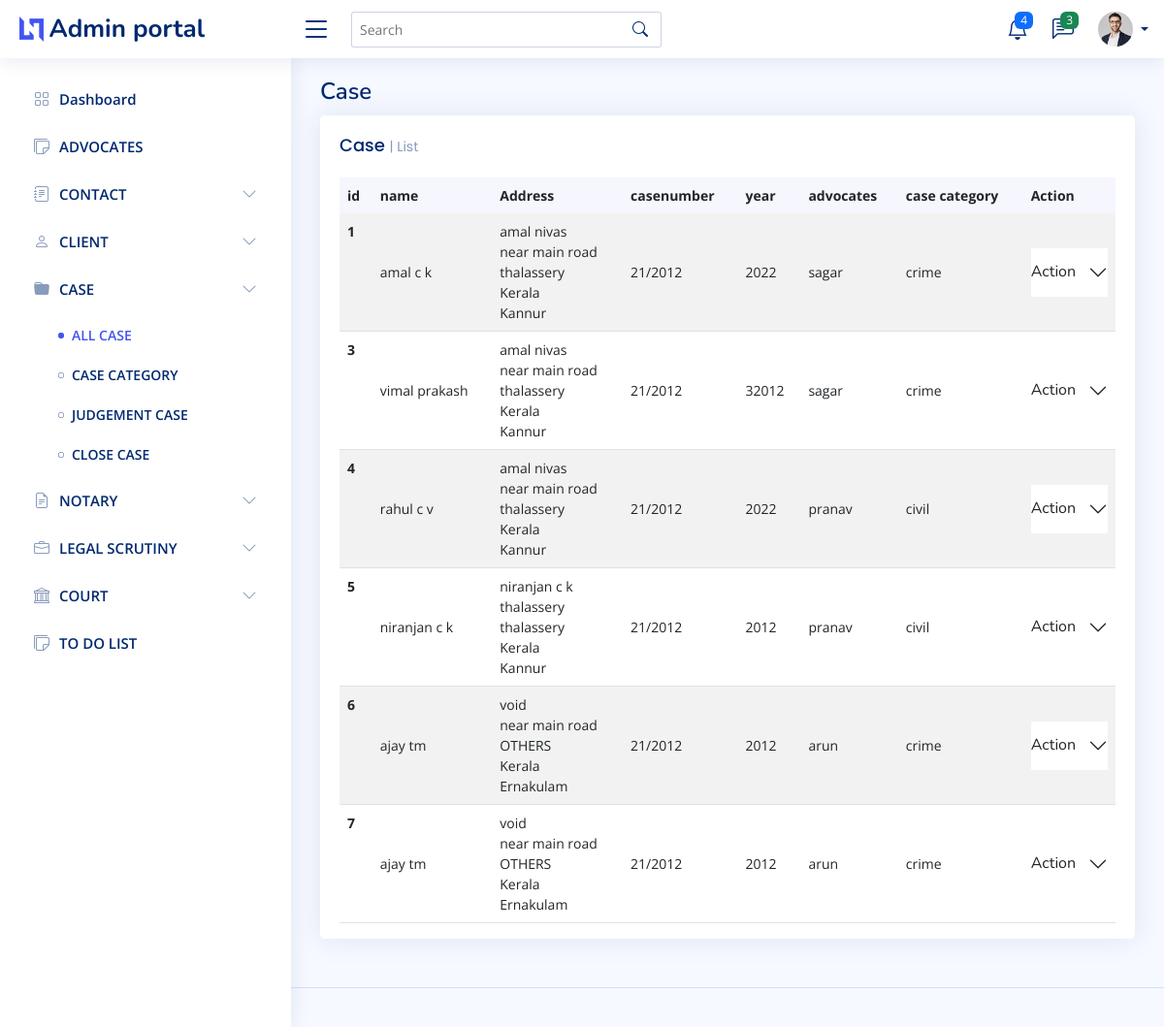
/case, run on an earlier commit of the app's database.
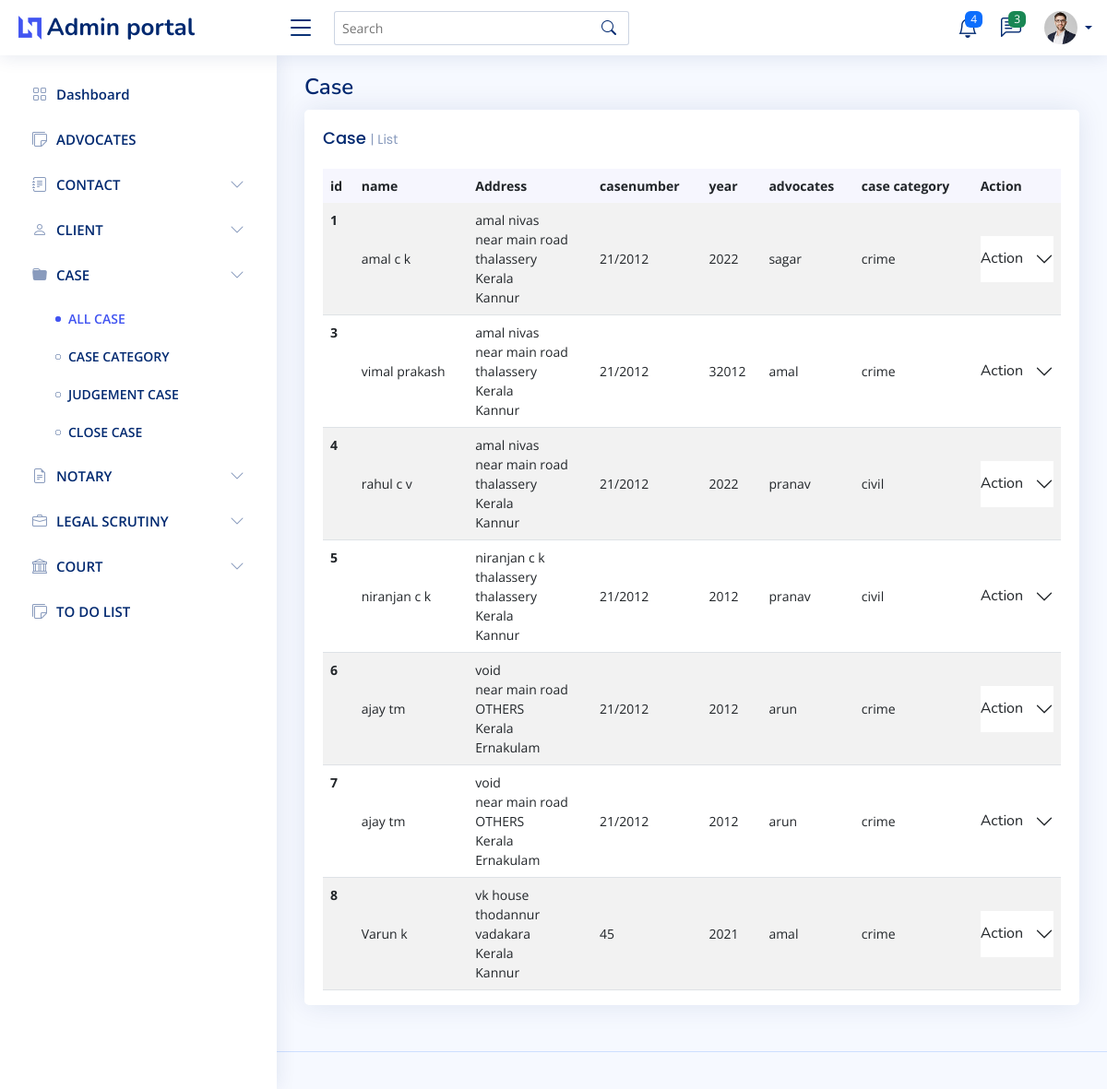
And on a later commit of the database.
### Admin_user/models.py (models this page shows, shortened)
class CaseRegister(models.Model):
    client_name=models.ForeignKey(client, on_delete=models.CASCADE)
    case_number=models.CharField(max_length=50)
    year=models.IntegerField()
    incident=models.CharField(max_length=50,null=True)
    advocate=models.ForeignKey(Advocate,null=True,on_delete=models.SET_NULL)
    Filling_Date=models.DateField(auto_now=False, auto_now_add=False,null=True)
    First_hearing_date=models.DateField(auto_now=False, auto_now_add=False,null=True)
    Next_hearing_date=models.DateField(auto_now=False, auto_now_add=False,null=True)
    Fir_date=models.DateField(auto_now=False, auto_now_add=False,null=True)
    Fir_number=models.IntegerField(null=True)
    Fir_policeStation=models.CharField(max_length=50,null=True)
    case_category=models.ForeignKey(CaseCategory,null=True,on_delete=models.SET_NULL)
    status=models.CharField(max_length=20,choices=status_choice,null=True,default=1)

class client(models.Model):
    First_name=models.CharField(max_length=50)
    Last_name=models.CharField(max_length=50)
    Address=models.ForeignKey(Address,null=True, on_delete=models.SET_NULL)
    Category=models.CharField(max_length=50,null=True)
    is_case=models.BooleanField(default=False)
    phone=models.IntegerField(null=True)
    email=models.CharField(max_length=50,null=True)
    def __str__(self) :
        return self.First_name+" "+self.Last_name

class Address(models.Model):
    House_name=models.CharField(max_length=50)
    Place=models.CharField(max_length=50)
    City=models.CharField(max_length=50)
    State=models.ForeignKey(State, on_delete=models.CASCADE)
    district=models.ForeignKey(District, on_delete=models.CASCADE)
    Country=models.CharField(max_length=50)
    Pin=models.IntegerField()

class State(models.Model):
    state=models.CharField(max_length=50)
    def __str__(self):
        return self.state

class District(models.Model):
    state=models.ForeignKey(State, on_delete=models.CASCADE)
    district=models.CharField(max_length=50)
    def __str__(self):
        return self.district

class Advocate(models.Model):
    name=models.CharField(max_length=50)
    address=models.ForeignKey(Address,on_delete=models.DO_NOTHING)
    phone=models.IntegerField()
    court=models.ForeignKey(Court,null=True, on_delete=models.SET_NULL)
    def __str__(self) :
        return self.name

class CaseCategory(models.Model):
    name=models.CharField(max_length=50)
    decription=models.CharField(max_length=50)
    def __str__(self):
        return self.name

### Admin_user/views.py (the view)
# urls.py: path("case",case,name="case"),
def case(request):
    if  (request.user.is_authenticated and check_user_is_admin(request)):
        return redirect("/login")
    context={"title":"Case"}
    context["case"]=True
    context["data"]=CaseRegister.objects.all()
    context["advocate_update_form"]=Upadte_advocate_form()
    context["Upadte_hearing_date_form"]=Upadte_hearing_date_form()
    return render(request,"admin/case.html",context)

### Admin_user/form.py
class Upadte_advocate_form(forms.ModelForm):
    class Meta:
        model=CaseRegister
        fields=['advocate']
    def __init__(self,*args,**kwargs):
            super(Upadte_advocate_form,self).__init__(*args,**kwargs)
            for i in self.fields.values():
                i.widget.attrs['class']="form-control"

class Upadte_hearing_date_form(forms.ModelForm):
    class Meta:
        model=CaseRegister
        fields=['Next_hearing_date']
        widgets={
             'Next_hearing_date':DateInput(attrs={'type':"date"}),
        }
    def __init__(self,*args,**kwargs):
            super(Upadte_hearing_date_form,self).__init__(*args,**kwargs)
            for i in self.fields.values():
                i.widget.attrs['class']="form-control"

### templates/admin/case.html (shortened to what this page needs)
{% extends 'admin/main.html' %}
{% block content %}
<div class="col-12">
    <div class="card top-selling overflow-auto">
      <div class="card-body pb-0">
          <h5 class="card-title">Case <span>| List</span></h5>
          <table class="table table-striped">
            <thead>
              <tr>
                <th class="fw-bold" scope="col">id</th>
                <th class="fw-bold" scope="col">name</th>
                <th class="fw-bold" scope="col">Address</th>
                <th class="fw-bold" scope="col">casenumber</th>
                <th class="fw-bold" scope="col">year</th>
                <th class="fw-bold" scope="col">advocates</th>
                <th class="fw-bold" scope="col">case category</th>
                <th class="fw-bold" scope="col">Action</th>
              </tr>
            </thead>
            <tbody>
              {% for i in data %}
              <tr>
                <th scope="row">{{i.id}}</th>
                <td>{{i.client_name}}</td>
                <td>{{i.client_name.Address.House_name}}<br>{{i.client_name.Address.Place}}<br>{{i.client_name.Address.City}}<br>{{i.client_name.Address.State}}<br>{{i.client_name.Address.district}}<br></td>
                <td >{{i.case_number}}</td>
                <td >{{i.year}}</td>
                <td >{{i.advocate}}</td>
                <td >{{i.case_category}}</td>
                <td><div class="accordion accordion-flush" id="accordionFlushExample">
                  <div class="accordion-item">
                    <h2 class="accordion-header" id="flush-headingOne">
                      <button class="accordion-button collapsed" type="button" data-bs-toggle="collapse" data-bs-target="#flush-collapseOne{{i.id}}" aria-expanded="false" aria-controls="flush-collapseOne">
                        Action
                      </button>
                    </h2>
                                    {%load crispy_forms_tags %}
                                    {%load crispy_forms_tags %}
                  </div>
                </div></td>
              </tr>
              {% endfor %}
            </tbody>
          </table>
        </div>
      </div>
    </div>
{% endblock content %}

What changed in the data, as far as the page shows it:
changed CaseRegister "vimal prakash": advocate "sagar" → "amal"
added CaseRegister: id "8", client_name "Varun k", client_name.Address.House_name "vk house", client_name.Address.Place "thodannur", client_name.Address.City "vadakara", client_name.Address.State "Kerala", client_name.Address.district "Kannur", case_number "45", year "2021", advocate "amal", case_category "crime"
